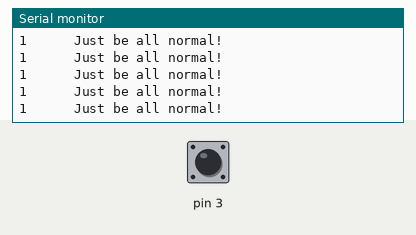
Simulated run of this sketch. Board: Arduino Uno, built with avr-gcc and run on an emulated ATmega328P. Parts: the last lines printed to the serial monitor. The inputs (shaded band) are chosen by the test bench; at power-on: pin 3 HIGH.

Above: at 1.2 s.
1.3 s: pin 3 driven LOW
At 1.43 s:
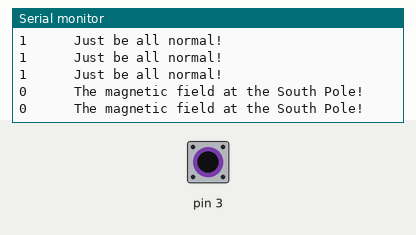
3.2 s: pin 3 driven HIGH
6.2 s: pin 3 pulsed LOW 2 times (0.12 s each, 0.3 s apart)
At 6.39 s:
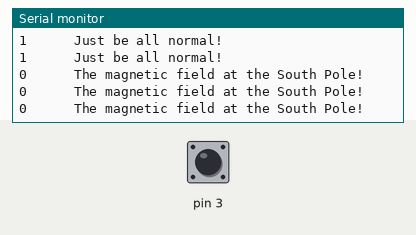

The sketch:

Project_5.1.ino
```cpp
int val = 0;

void setup()
{
  Serial.begin(9600);//设置波特率为9600
  pinMode(3, INPUT);//设置模式为输入
}

void loop()
{
  val = digitalRead(3);//读取电平
  Serial.print(val);//打印信号
  if (val == 0) //存在南极磁场
  {
    Serial.println("      The magnetic field at the South Pole!");
  }
  else //不存在
  {
    Serial.println("      Just be all normal!");
  }
}
```

Measured:
- after the input at 1.3 s, the serial monitor: prints a new line after 0.07 s (image 1)
